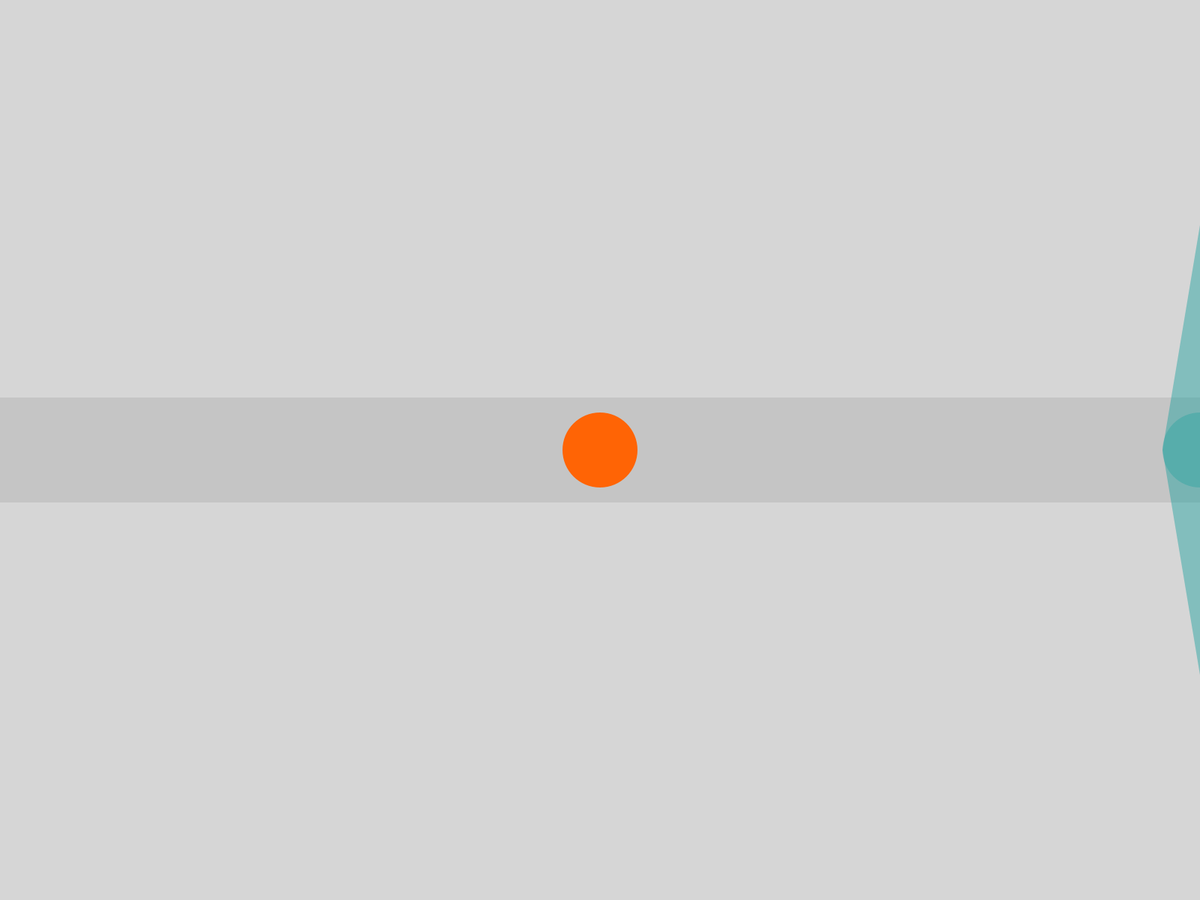
Frame 1 (no input)
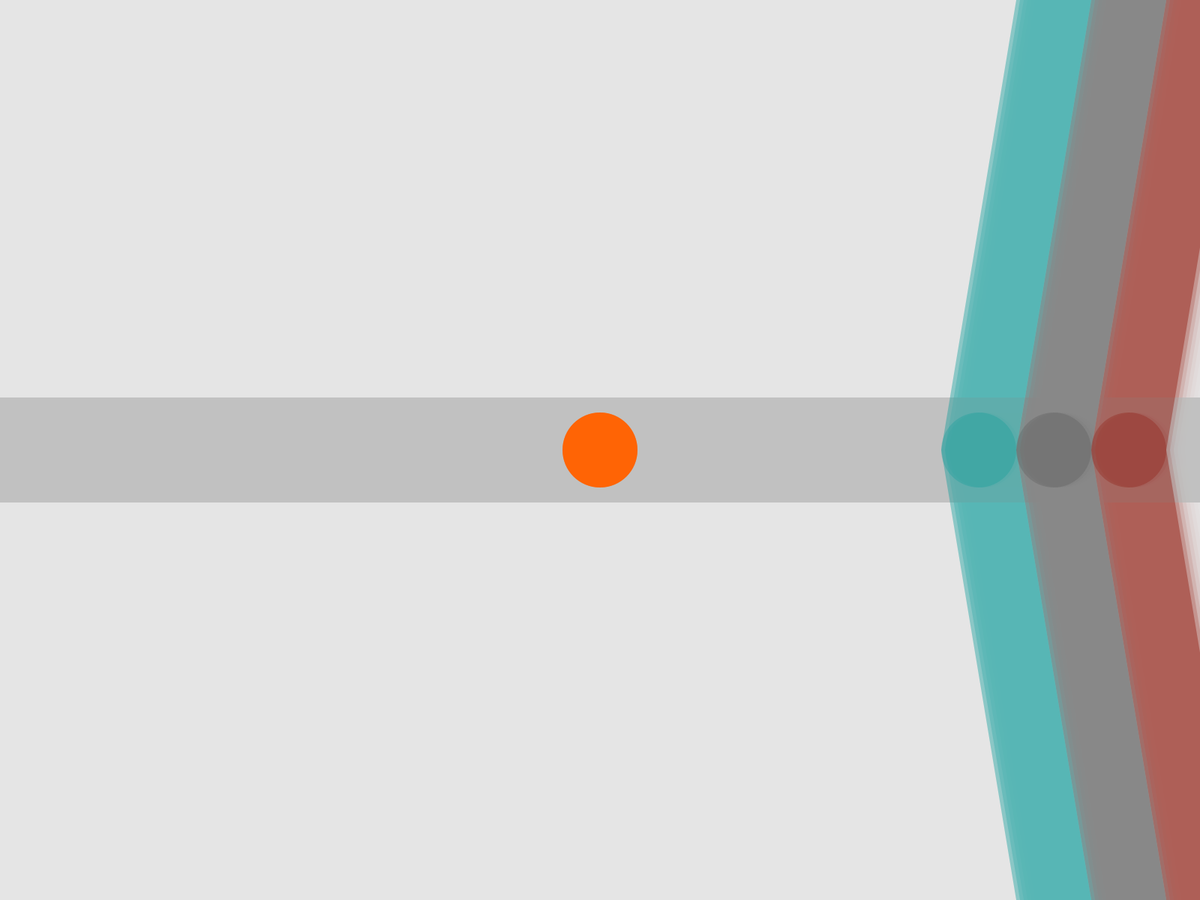
Frame 60 (the mouse pressed at the canvas centre just before this capture)
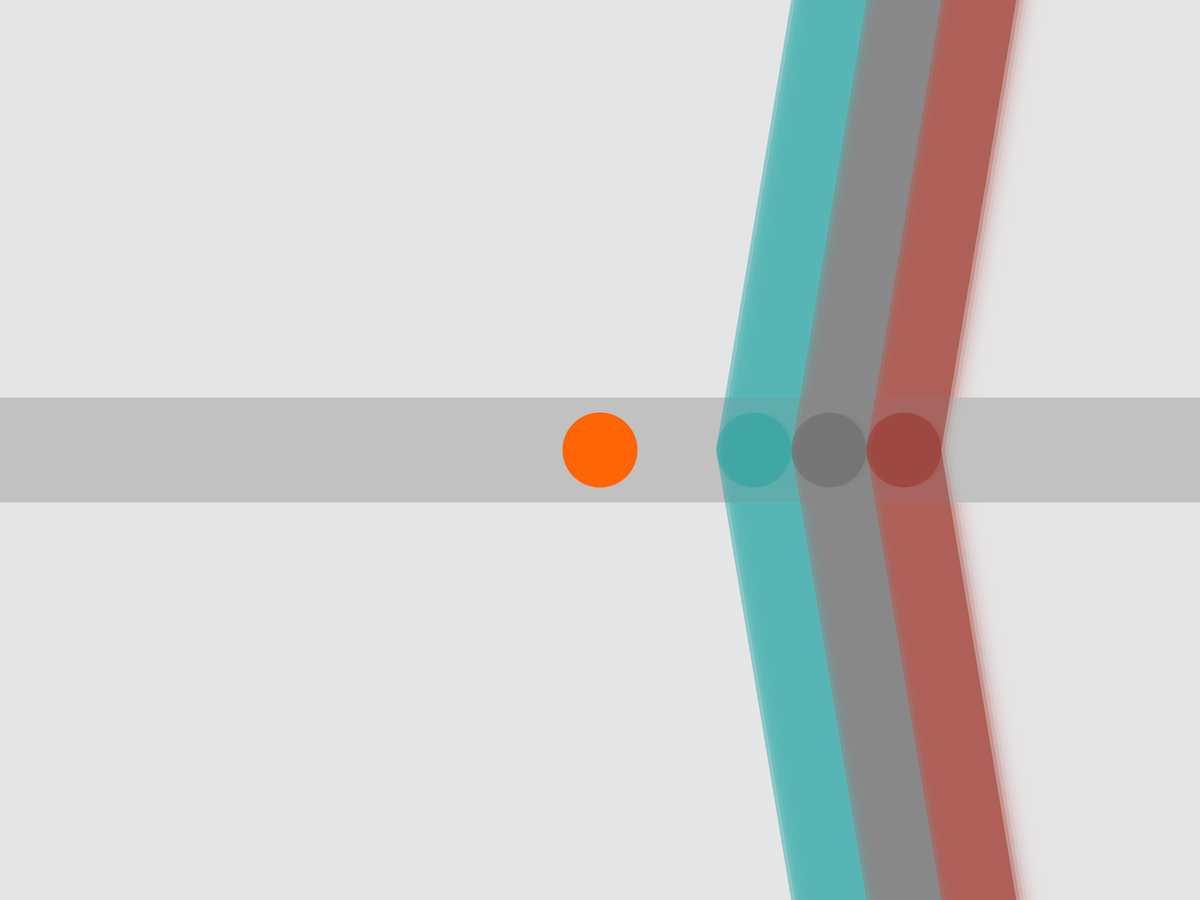
Frame 120 (the mouse held since frame 60 and released just before this capture)

The Processing sketch that drew these frames (run headless with seeded random() and noise(); from frame 60 on, the mouse is pressed at the canvas centre):

// Processing sketch: alienacion
// ── alienacion.pde
Zona z;
int tam;
color col;

void setup () {
  // size (800,800);
  // fullScreen();
  ///---------------------
  fullScreen();
  orientation(LANDSCAPE);
  ///---------------------  

  ellipseMode (CENTER); 
  rectMode (CENTER); 
  z  = new Zona ();
  tam = 160;
  noStroke();
}

void draw () { 

  z.dibujar ();
  z.mover (); 
  z.actualizarC();
  z.actualizarB(); 
  z.actualizarA();
}

void mousePressed () { 
  if (mouseX <= width/2+ tam/2 && mouseY <= height/2+tam/2 && mouseX >= width/2 - tam/2 && mouseY >= height/2 - tam/2 ) {
    z.cambiaColorA();
    z.cambiaColorC();
    z.cambiaColorB();
  }
}

// ── fffffffff.pde
class Zona {
  int posDef;
  int tam;
  int radio;  
  color fondo;  

  int posA ;
  int posB ; 
  int posC ;
  int posD ;

  int posE ;
  int posF ;
  int posG ;
  int posH ;

  int posI;
  int posJ;
  int posK;
  int posL;  

  int posellipseA;
  int posellipseB;
  int posellipseC;



  String estadoA;
  String estadoB;
  String estadoC;


  Zona () {

    fondo = color(230);
    tam = 100;    
    radio = tam/2;
    posDef = -tam;   

    posellipseC = width;
    posI = width + tam + tam/2;
    posJ = width + tam/2;
    posK = width - tam/2;
    posL = width + tam/2;

    posellipseB = width+tam;
    posE = width + tam*2 + tam/2;
    posF = width + tam + tam/2 ;
    posG = width + tam/2 ;
    posH = width + tam/2 +tam;

    posellipseA= width+tam*2;
    posA = width + tam*3 + tam/2;
    posB = width + tam*2 + tam/2 ;   
    posC = width + tam*2 -tam/2 ;
    posD = width + tam*2 + tam/2;
  }

  void dibujar () {

    fondiu();

    fill (170, 100);
    rect (width/2, height/2, width, 140);

    // primer sector
    fill (140, 12, 0, 100);      
    quad (posA, 0, posB, 0, posC, height/2, posD, height/2);
    quad (posA, height, posB, height, posC, height/2, posD, height/2);

    // segundo sector
    fill (80, 80, 80, 100);    
    quad (posE, 0, posF, 0, posG, height/2, posH, height/2);  
    quad (posE, height, posF, height, posG, height/2, posH, height/2); 

    // tercer sector
    fill (1, 153, 150, 100);    
    quad (posI, 0, posJ, 0, posK, height/2, posL, height/2);
    quad (posI, height, posJ, height, posK, height/2, posL, height/2);


    fill (140, 12, 0, 70);
    ellipse (posellipseA, height/2, tam, tam);      

    fill (80, 80, 80, 70);
    ellipse (posellipseB, height/2, tam, tam);  

    fill(1, 153, 150, 70);
    ellipse (posellipseC, height/2, tam, tam);


    //ellipse del centro

    fill (255, 100, 5); 
    ellipse (width/2, height/2, tam, tam);
  }

  void fondiu()
  {
    pushStyle();
    rectMode(CORNER);
    fill(fondo, 100);
    rect(0, 0, width, height);
    popStyle();
  }


  void mover () {    

    if ( posI > posDef && posJ > posDef && posK >  posDef && posL > posDef && posellipseC > posDef)
    posellipseC -=5;
    posI -=5 ;
    posJ -=5 ; 
    posK -=5 ;  
    posL -=5 ; 
    estadoC = "reinicioC";

    if ( posE > posDef*2 && posF > posDef*2 && posG >  posDef*2 && posH > posDef*2 && posellipseB >posDef*2) 
      posellipseB -=5 ;
    posE -=5 ; 
    posF -=5 ;  
    posG -=5 ;  
    posH -=5 ;      
    estadoB = "reinicioB"; 


    if ( posA > posDef*4 && posB > posDef*4 && posC >  posDef*4 && posD > posDef*4 && posellipseA > posDef*4) 
      posellipseA -=5;
    posA -=5 ;
    posB -=5 ; 
    posC -=5 ;  
    posD -=5 ;
    estadoA = "reinicioA";
  }


  // actuliza estado C
  void actualizarC() {     
    if ( estadoC.equals( "reinicioC" ) ) {           
      if ( posJ == posDef ) { 

        posI = width + tam + tam/2;
        posJ = width + tam/2;
        posK = width - tam/2;
        posL = width + tam/2;
        posellipseC = width;
        estadoC = "reinicioC";
        fondo=238;
      }
    }
  }  



  void actualizarB() {
    // actuliza estado B      
    if ( estadoB.equals( "reinicioB" ) ) {          
      if ( posF == posDef ) {    

        posE = width + tam + tam/2;
        posF = width + tam/2; 
        posG = width - tam/2;
        posH = width + tam/2;  
        posellipseB= width;
        estadoB = "reinicioB";
        fondo=238;
      }
    }
  } 


  void actualizarA() {

    // actualiza estado A
    if ( estadoA.equals( "reinicioA" ) ) {

      if ( posB == posDef) {          
        posA = width + tam + tam/2;
        posB = width + tam/2;   
        posC = width - tam/2;
        posD = width + tam/2; 
        posellipseA= width;
        estadoA = "reinicioA";
        fondo=238;
      }
    }
  } 

  void cambiaColorA() {
    float distanciaCentro = dist (width/2, height/2, posellipseA, height/2);
    println (distanciaCentro);   

    if (distanciaCentro  <=  radio  ) {
      fondo = color (140, 12, 0, 20);
    }
  }

  void cambiaColorB() {
    float distanciaCentro = dist (width/2, height/2, posellipseB, height/2);

    if (distanciaCentro <=  radio) {
      fondo = color (80, 80, 80, 20);
    }
  }
  void cambiaColorC() {
    float distanciaCentro = dist (width/2, height/2, posellipseC, height/2);    
    if (distanciaCentro <= radio  ) {
      fondo = color (1, 153, 150, 20);
    }
  }
}   
